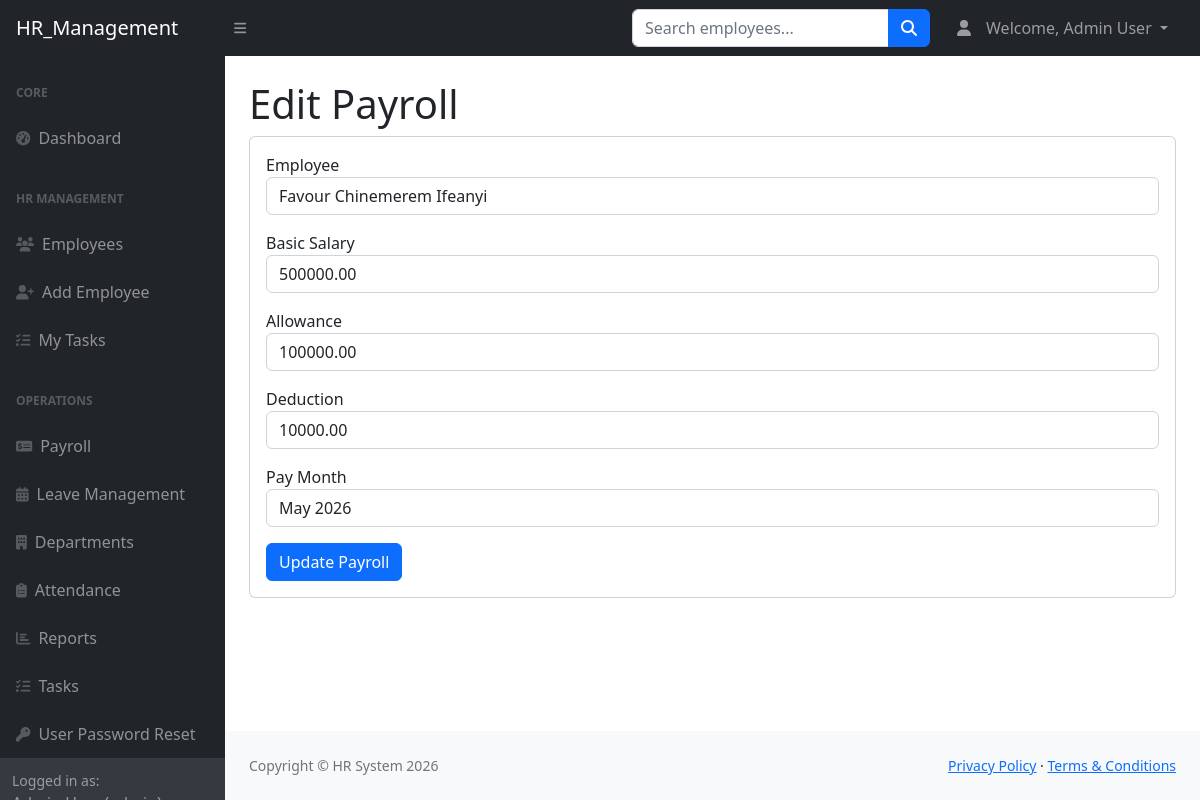
The page /hr_suite/payroll/edit_payroll.php?id=8 (signed in) on the database its author committed.
### tables this page shows
CREATE TABLE `payroll` (
  `id` int(11) NOT NULL,
  `user_id` int(11) NOT NULL,
  `basic_salary` decimal(10,2) NOT NULL,
  `allowance` decimal(10,2) NOT NULL DEFAULT 0.00,
  `deduction` decimal(10,2) NOT NULL DEFAULT 0.00,
  `net_salary` decimal(10,2) GENERATED ALWAYS AS (`basic_salary` + `allowance` - `deduction`) STORED,
  `pay_month` varchar(20) DEFAULT NULL,
  `created_at` timestamp NULL DEFAULT current_timestamp()
);

CREATE TABLE `users` (
  `id` int(11) NOT NULL,
  `full_name` varchar(100) NOT NULL,
  `email` varchar(100) NOT NULL,
  `password` varchar(255) NOT NULL,
  `role` enum('admin','hr','employee') NOT NULL DEFAULT 'employee',
  `department_id` int(11) NOT NULL,
  `created_at` timestamp NOT NULL DEFAULT current_timestamp(),
  `profile_image` varchar(255) DEFAULT NULL
);

### hr_suite/payroll/edit_payroll.php (the view, shortened to what this page needs)
<?php
include("../config/db.php");
$id = intval($_GET['id']);
$sql = "SELECT * FROM payroll WHERE id='$id'";
$result = mysqli_query($conn, $sql);
$payroll = mysqli_fetch_assoc($result);
$employee_query = "SELECT * FROM users ORDER BY full_name ASC";
$employee_result = mysqli_query($conn, $employee_query);
?>
<?php include("../includes/header.php"); ?>
<div id="layoutSidenav">
    <?php include("../includes/sidebar.php"); ?>
    <div id="layoutSidenav_content">
        <main>
            <div class="container-fluid px-4">
                <h1 class="mt-4">Edit Payroll</h1>
                <div class="card mb-4">
                    <div class="card-body">
                        <form action="update_payroll.php"
                              method="POST">
                            <div class="mb-3">
                                <label>Employee</label>
                                <select name="user_id"
                                        class="form-control"
                                        required>
                                    <?php while($employee = mysqli_fetch_assoc($employee_result)): ?>
                                        <option value="<?php echo $employee['id']; ?>"
                                        <?php
                                        if($payroll['user_id'] == $employee['id']){
                                            echo "selected";
                                        }
                                        ?>>
                                            <?php echo $employee['full_name']; ?>
                                        </option>
                                    <?php endwhile; ?>
                                </select>
                            </div>
                            <div class="mb-3">
                                <label>Basic Salary</label>
                                <input type="number"
                                       name="basic_salary"
                                       class="form-control"
                                       value="<?php echo $payroll['basic_salary']; ?>"
                                       required>
                            </div>
                            <div class="mb-3">
                                <label>Allowance</label>
                                <input type="number"
                                       name="allowance"
                                       class="form-control"
                                       value="<?php echo $payroll['allowance']; ?>">
                            </div>
                            <div class="mb-3">
                                <label>Deduction</label>
                                <input type="number"
                                       name="deduction"
                                       class="form-control"
                                       value="<?php echo $payroll['deduction']; ?>">
                            </div>
                            <div class="mb-3">
                                <label>Pay Month</label>
                                <input type="text"
                                       name="pay_month"
                                       class="form-control"
                                       value="<?php echo $payroll['pay_month']; ?>"
                                       required>
                            </div>
                            <button type="submit"
                                    class="btn btn-primary">
                                Update Payroll
                            </button>
                        </form>
                    </div>
                </div>
            </div>
        </main>
<?php include("../includes/footer.php"); ?>

### rows shown on the page
payroll: user_id "Favour Chinemerem Ifeanyi", basic_salary "500000.00", allowance "100000.00", deduction "10000.00", pay_month "May 2026"

### other values the page prints
$name "Admin User"
